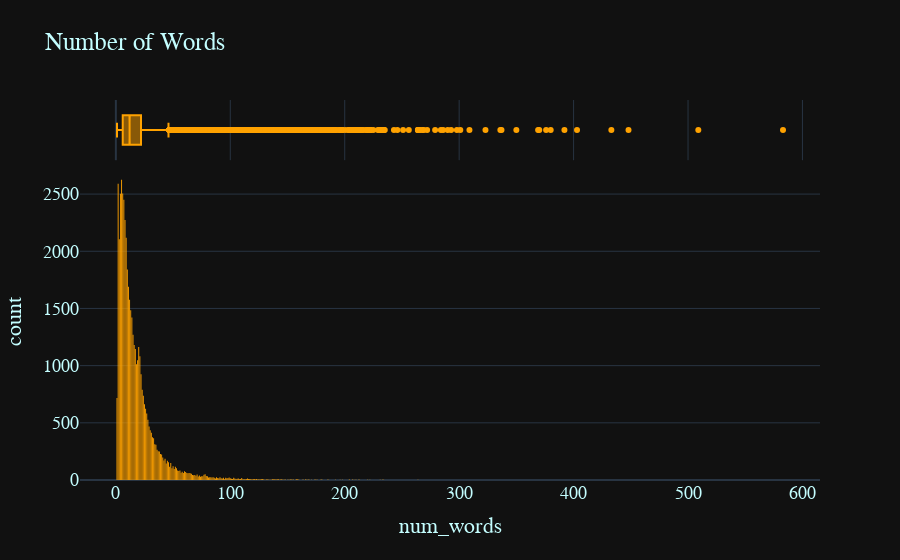

The notebook cell this image was saved under:
### Code cell
fig = px.histogram(
    train,
    x=train["num_words"],
    marginal="box",
    title="Number of Words",
    color_discrete_sequence=["#FFA200"]
)
fig.update_layout(bargap=0.2)
fig.update_layout(template="plotly_dark", font=dict(
    family="PT Sans", size=18, color="#C4FEFF"))
fig.show()

### Figure 1 — Plotly figure (JSON) as saved in the notebook; plotly's stock layout.template omitted (floating-point values rounded to 4 significant figures; data arrays with more than 128 entries replaced by an {"elided": "..."} marker saying what was removed)
{"data": [{"alignmentgroup": "True", "bingroup": "x", "hovertemplate": "num_words=%{x}<br>count=%{y}<extra></extra>", "legendgroup": "", "marker": {"color": "#FFA200", "pattern": {"shape": ""}}, "name": "", "offsetgroup": "", "orientation": "v", "showlegend": false, "type": "histogram", "x": {"elided": "48665 int values"}, "xaxis": "x", "yaxis": "y"}, {"alignmentgroup": "True", "hovertemplate": "num_words=%{x}<extra></extra>", "legendgroup": "", "marker": {"color": "#FFA200"}, "name": "", "notched": true, "offsetgroup": "", "showlegend": false, "type": "box", "x": {"elided": "48665 int values"}, "xaxis": "x2", "yaxis": "y2"}], "layout": {"bargap": 0.2, "barmode": "relative", "font": {"color": "#C4FEFF", "family": "PT Sans", "size": 18}, "legend": {"tracegroupgap": 0}, "title": {"text": "Number of Words"}, "xaxis": {"anchor": "y", "domain": [0, 1], "title": {"text": "num_words"}}, "xaxis2": {"anchor": "y2", "domain": [0, 1], "matches": "x", "showgrid": true, "showticklabels": false}, "yaxis": {"anchor": "x", "domain": [0, 0.8316], "title": {"text": "count"}}, "yaxis2": {"anchor": "x2", "domain": [0.8416, 1], "matches": "y2", "showgrid": false, "showline": false, "showticklabels": false, "ticks": ""}}}
